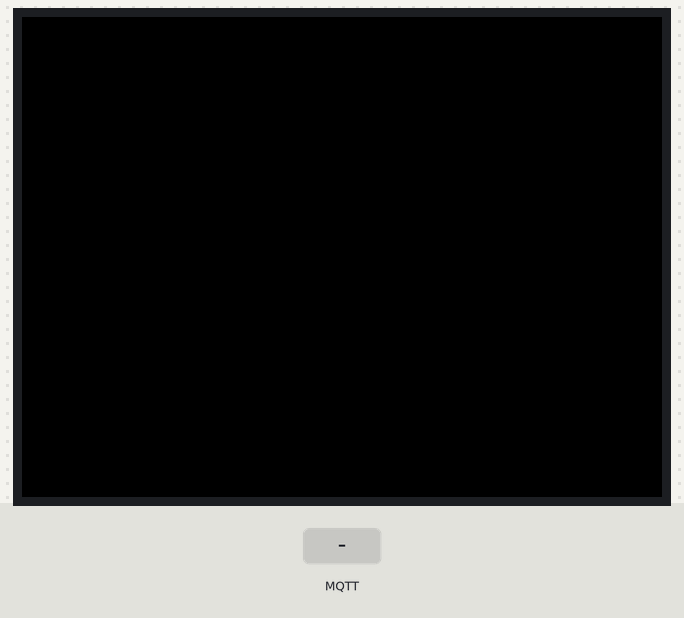
This sketch was run on a simulated ESP32. On the bench: 320×240 colour display. The inputs (shaded band) are chosen by the test bench. WiFi joins after 1.5 s; servers stay silent unless stated; no MQTT or app messages arrive unless stated; what the sketch prints to the serial monitor is not drawn.

Above: at 3.4 s.
3.5 s: MQTT message "on" arrives on the first subscribed topic
At 4.5 s:
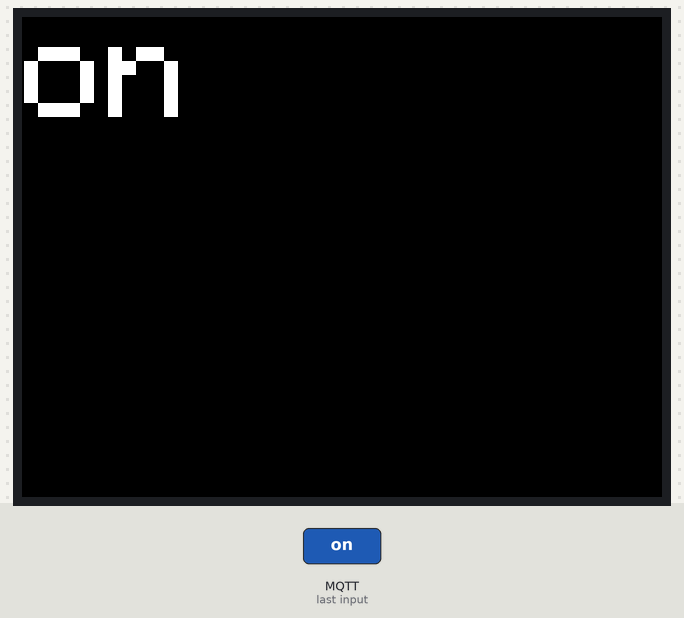
5.0 s: MQTT message "off" arrives on the first subscribed topic
At 5.7 s:
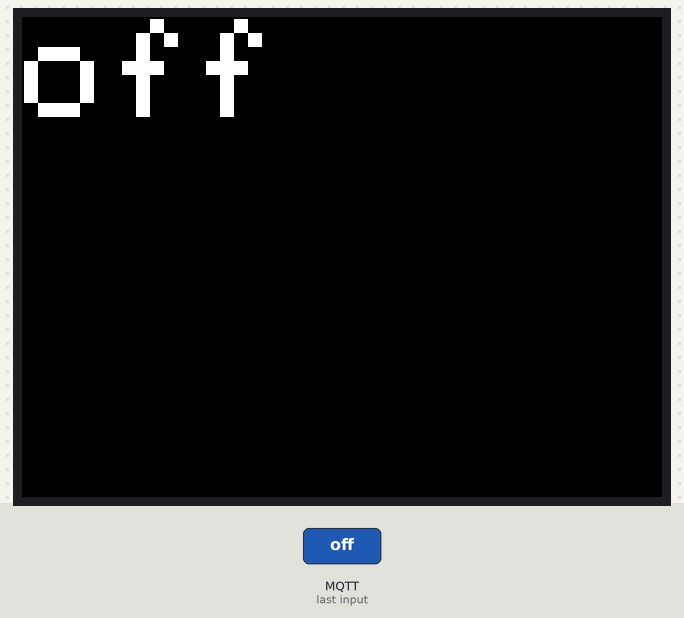
6.5 s: MQTT message "on" arrives on the first subscribed topic
At 6.8 s:
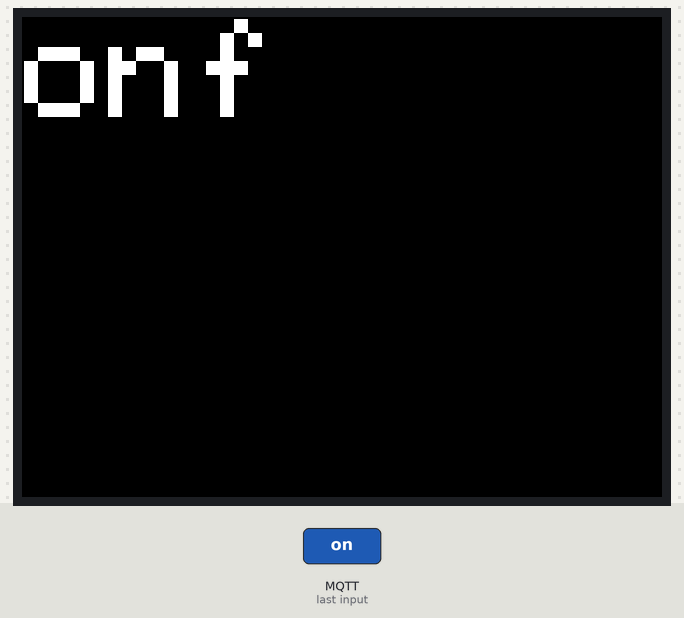
8.0 s: MQTT message "1" arrives on the first subscribed topic
At 9.0 s:
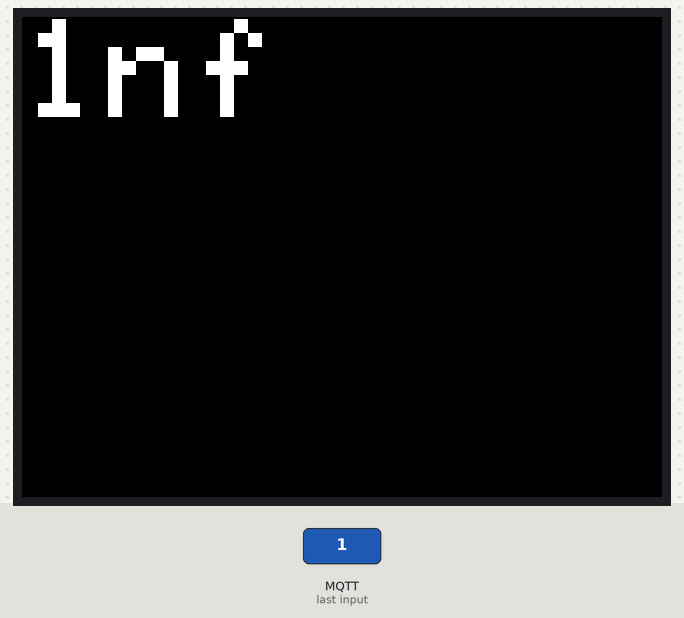
9.5 s: MQTT message "off" arrives on the first subscribed topic
At 10.3 s:
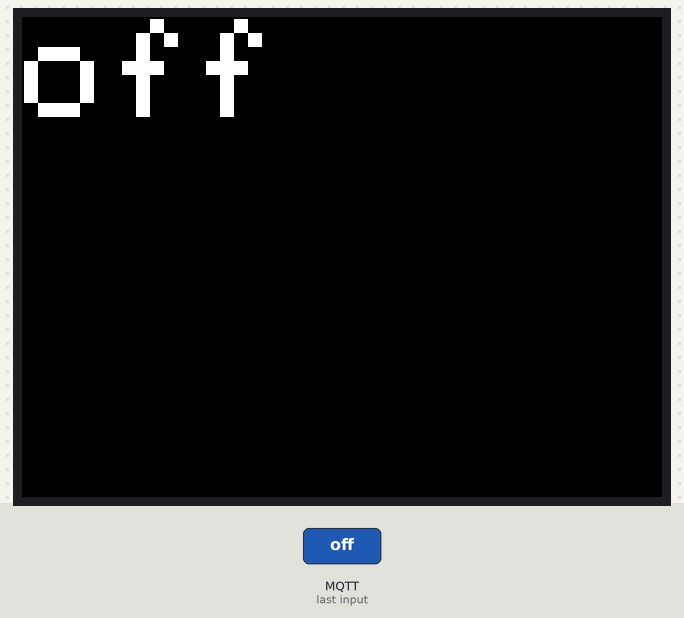
Timing chart, 0 to 12.0 s (numbered marks = the images above; inputs shaded):
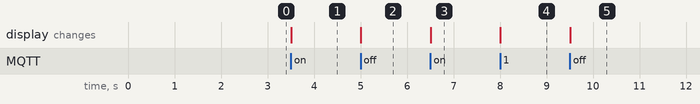

Measured:
- after the input at 3.5 s, the display: changes at once (image 1)
- after the input at 5.0 s, the display: changes at once (image 2)
- after the input at 6.5 s, the display: changes at once (image 3)
- after the input at 8.0 s, the display: changes at once (image 4)
- after the input at 9.5 s, the display: changes at once (image 5)

The sketch:

TempDisplayDemo.ino
```cpp
#include <PubSubClient.h>
#include <M5Stack.h>
#include <WiFi.h>
#include <WiFiClient.h>

const char* ssid = "";
const char* password = "";

const char* mqttEndpoint = "";
const int mqttPort = 1883;
const char* deviceID = "M5Stack";
const char* subTopic = "/home/temperature";

WiFiClient wifi;
PubSubClient mqttClient(wifi);

void callback(char* topic, byte* payload, unsigned int length) {
  Serial.print("Message arrived [");
  Serial.print(topic);
  Serial.print("] ");

  //M5.Lcd.fillScreen(0);
  M5.Lcd.setCursor(1, 1);
  for (int i=0;i<length;i++) {
    Serial.print((char)payload[i]);
    M5.Lcd.printf("%c", (char)payload[i]);
  }

  Serial.println();
}

void reconnect() {
  // Loop until we're reconnected
  while (!mqttClient.connected()) {
    Serial.print("Attempting MQTT connection...");
    // Attempt to connect
    if (mqttClient.connect(deviceID)) {
      Serial.println("connected");
      mqttClient.subscribe(subTopic);
    } else {
      Serial.print("failed, rc=");
      Serial.print(mqttClient.state());
      Serial.println(" try again in 5 seconds");
      // Wait 5 seconds before retrying
      delay(5000);
    }
  }
}

void setup() {
  M5.begin();

  M5.Lcd.setTextSize(50);

  WiFi.mode(WIFI_STA);
  WiFi.disconnect();
  //Initialize serial and wait for port to open:
  Serial.begin(115200);
  delay(100);

  Serial.print("Attempting to connect to SSID: ");
  Serial.println(ssid);
  // attempt to connect to Wifi network:
  WiFi.begin(ssid, password);

  while (WiFi.status() != WL_CONNECTED) {
    Serial.print(".");
    // wait 1 second for re-trying
    delay(1000);
  }

  Serial.print("Connected to ");
  Serial.println(ssid);

  mqttClient.setServer(mqttEndpoint, mqttPort);
  mqttClient.setCallback(callback);
}

void loop() {
  if (!mqttClient.connected()) {
    reconnect();
  }
  mqttClient.loop();
}
```
